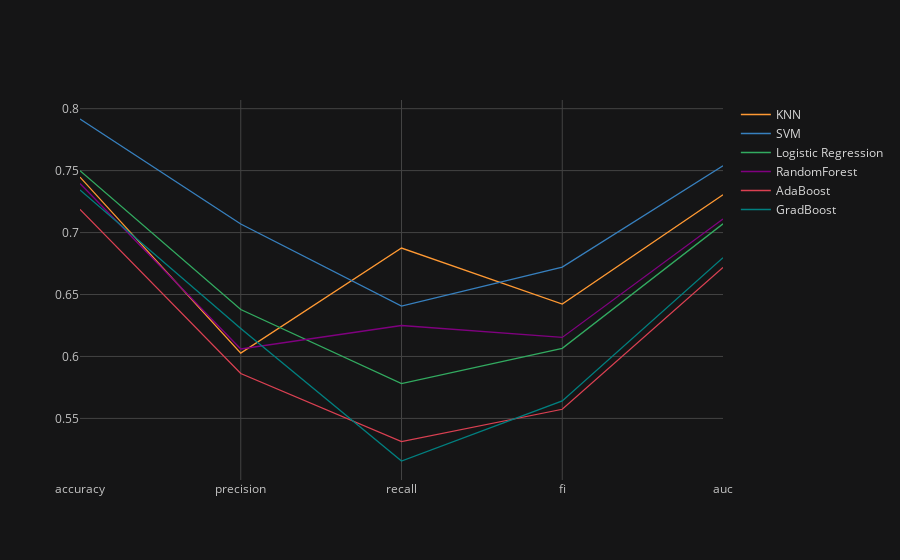

The cell this chart's notebook holds for it:
### Code cell
compare_df.T.iplot(kind='line')

### Figure 1 — Plotly figure (JSON) as saved in the notebook; plotly's stock layout.template omitted (floating-point values rounded to 4 significant figures)
{"data": [{"line": {"color": "rgba(255, 153, 51, 1.0)", "dash": "solid", "shape": "linear", "width": 1.3}, "mode": "lines", "name": "KNN", "text": "", "x": ["accuracy", "precision", "recall", "fi", "auc"], "y": [0.7448, 0.6027, 0.6875, 0.6423, 0.7305], "type": "scatter"}, {"line": {"color": "rgba(55, 128, 191, 1.0)", "dash": "solid", "shape": "linear", "width": 1.3}, "mode": "lines", "name": "SVM", "text": "", "x": ["accuracy", "precision", "recall", "fi", "auc"], "y": [0.7917, 0.7069, 0.6406, 0.6721, 0.7539], "type": "scatter"}, {"line": {"color": "rgba(50, 171, 96, 1.0)", "dash": "solid", "shape": "linear", "width": 1.3}, "mode": "lines", "name": "Logistic Regression", "text": "", "x": ["accuracy", "precision", "recall", "fi", "auc"], "y": [0.75, 0.6379, 0.5781, 0.6066, 0.707], "type": "scatter"}, {"line": {"color": "rgba(128, 0, 128, 1.0)", "dash": "solid", "shape": "linear", "width": 1.3}, "mode": "lines", "name": "RandomForest", "text": "", "x": ["accuracy", "precision", "recall", "fi", "auc"], "y": [0.7396, 0.6061, 0.625, 0.6154, 0.7109], "type": "scatter"}, {"line": {"color": "rgba(219, 64, 82, 1.0)", "dash": "solid", "shape": "linear", "width": 1.3}, "mode": "lines", "name": "AdaBoost", "text": "", "x": ["accuracy", "precision", "recall", "fi", "auc"], "y": [0.7188, 0.5862, 0.5312, 0.5574, 0.6719], "type": "scatter"}, {"line": {"color": "rgba(0, 128, 128, 1.0)", "dash": "solid", "shape": "linear", "width": 1.3}, "mode": "lines", "name": "GradBoost", "text": "", "x": ["accuracy", "precision", "recall", "fi", "auc"], "y": [0.7344, 0.6226, 0.5156, 0.5641, 0.6797], "type": "scatter"}], "layout": {"legend": {"bgcolor": "#151516", "font": {"color": "#D9D9D9"}}, "paper_bgcolor": "#151516", "plot_bgcolor": "#151516", "title": {"font": {"color": "#D9D9D9"}}, "xaxis": {"gridcolor": "#434343", "showgrid": true, "tickfont": {"color": "#C2C2C2"}, "title": {"font": {"color": "#D9D9D9"}, "text": ""}, "zerolinecolor": "#666570"}, "yaxis": {"gridcolor": "#434343", "showgrid": true, "tickfont": {"color": "#C2C2C2"}, "title": {"font": {"color": "#D9D9D9"}, "text": ""}, "zerolinecolor": "#666570"}}}
